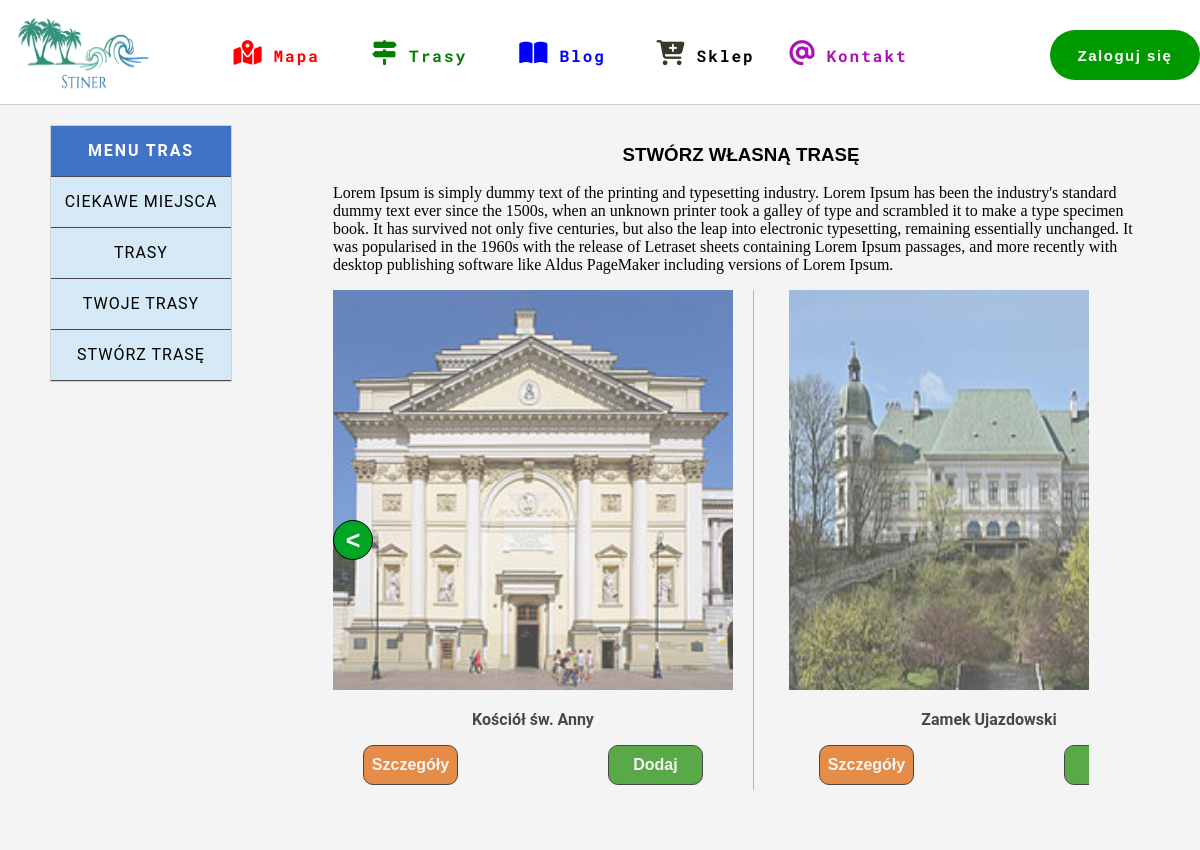
Before: /user_trails/user_trails_add with the older database file.
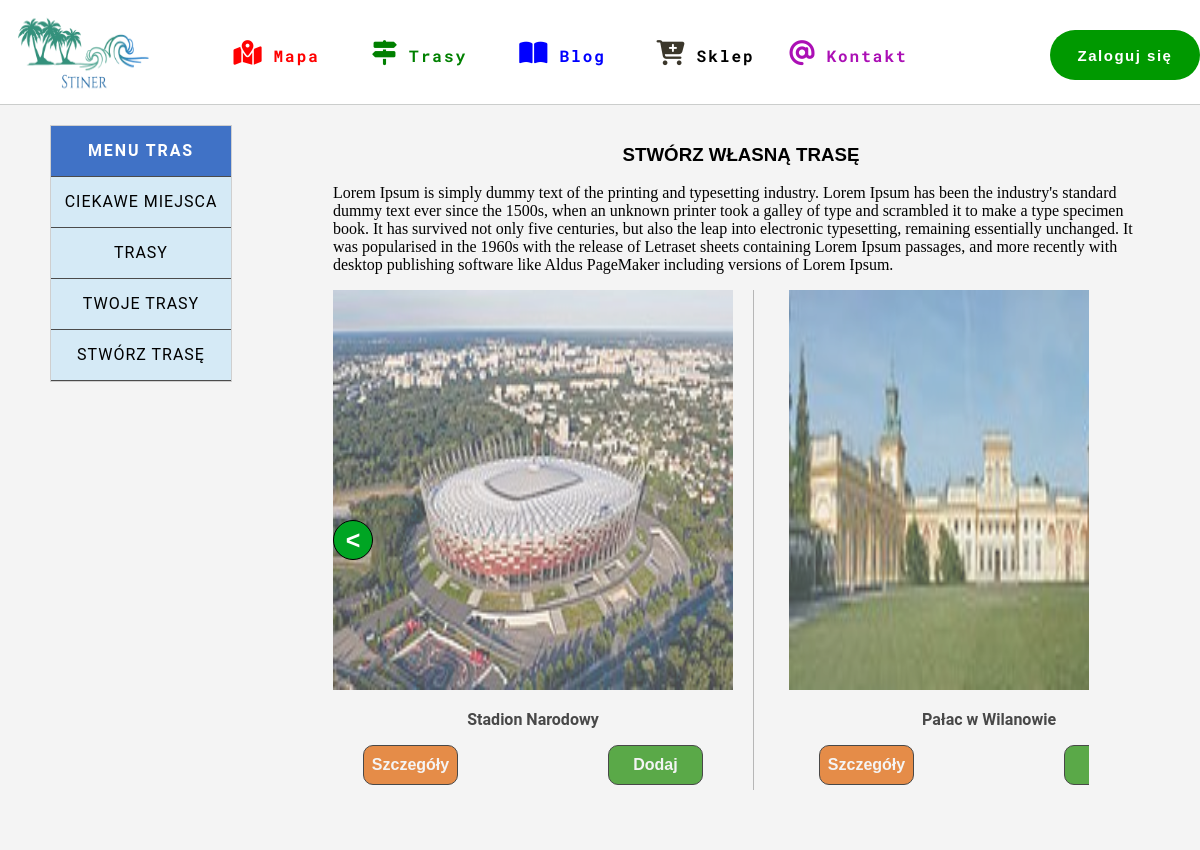
After: the same page with the newer database file.
### map/models.py (models this page shows, shortened)
class Point(models.Model):
    TYPE_POINT = (
        ('Zamki', 'Zamki'),
        ('Forty', 'Forty'),
        ('Kościoły', 'Kościoły'),
        ('Muzeum', 'Muzeum'),
        ('Parki', 'Parki'),
        ('Ogrody', 'Ogrody'),
        ('Pomniki', 'Pomniki'),
        ('Rynki', 'Rynki'),
        ('Mosty', 'Mosty'),
        ('Wieże', 'Wieże'),
        ('Stadiony', 'Stadiony'),
        ('Cmentarze', 'Cmentarze'),
        ('Budowle', 'Budowle'),
        ('Porty', 'Porty'),
        ('Filcharmonie', 'Filcharmonie')
    )
    name = models.CharField(max_length=30)
    descriptions = models.TextField()
    location = models.CharField(max_length=30)
    coordinateX = models.DecimalField(max_length=30, decimal_places=7, max_digits=100)
    coordinateY = models.DecimalField(max_length=30, decimal_places=7, max_digits=100)
    image = models.ImageField(upload_to='media/img_point/%Y/%m%d')
    type = models.CharField(max_length=15, choices=TYPE_POINT)
    trails = models.ManyToManyField(Trail, blank=True)

### user_trails/views.py (the view, shortened to what this page needs)
# urls.py: path('user_trails_add', views.UserTrailFormAdd.as_view(), name='user_trail_add'),
class UserTrailFormAdd(ListView):
    template_name = 'trails/user_trails/form_trails.html'
    model = Point
    list = Point.objects.all()
    user_trail = []
    zmienna = ""
    def get(self, request, *args, **kwargs):
        query = request.GET.get('add_point')
        if query:
            result = self.checkQueryinUserDraftTrail(query)
            if result == False:
                self.zmienna += "Nie możesz dodać tego zabytku. Istnieje już w bazie"
            else:
                self.user_trail.append(self.list.filter(name=query))
        len_user = len(self.user_trail)
        return render(request, self.template_name,
                      {'list': self.list, 'user_trail': self.user_trail, 'len_user': len_user, 'zmienna': self.zmienna})

### user_trails/templates/trails/user_trails/form_trails.html (shortened to what this page needs)
{% extends 'base_trail.html' %}
{% block content %}
<h3 class="user_trails_add">Stwórz własną trasę</h3>
<p>Lorem Ipsum is simply dummy text of the printing and typesetting industry.
    Lorem Ipsum has been the industry's standard dummy text ever since the 1500s, when an unknown
    printer took a galley of type and scrambled it to make a type specimen book. It has survived not only
    five centuries, but also the leap into electronic typesetting, remaining essentially unchanged. It was
    popularised in the 1960s with the release of Letraset sheets containing Lorem Ipsum passages, and more
    recently with desktop publishing software like Aldus PageMaker including versions of Lorem Ipsum.</p>
<div class="przyklad">
    <div class="points_add_to_user_trail" id="points_add_to_user_trail">
         {% for element in list %}
            <div class="point_add {{element.name}}">
                <div class="image">
                    <img src=" {{element.image.url}}" alt="image_point" class="point_add_image">
                    </div>
                <p>{{element.name}}</p>
                <div class="buttons">
                <a href="{% url "user_trails:detail_point" element.id %}"><input type="submit" value="Szczegóły" class="add_to_user_trail"></a>
                <form action="" method="GET" >{% csrf_token %}<input hidden name="add_point" type="text" value='{{element.name}}'><button class="add" >Dodaj</button></form>
                </div>
            </div>
        {% endfor %}
    </div>
    <button id="left"><</button>
    </div>
</div>
{% endblock %}

Changed rows visible on the page:
removed Point: image (picture), name "Kościół św. Anny"
removed Point: image (picture), name "Zamek Ujazdowski"
now on this page (row unchanged): Point: image (picture), name "Stadion Narodowy"
now on this page (row unchanged): Point: image (picture), name "Pałac w Wilanowie"
